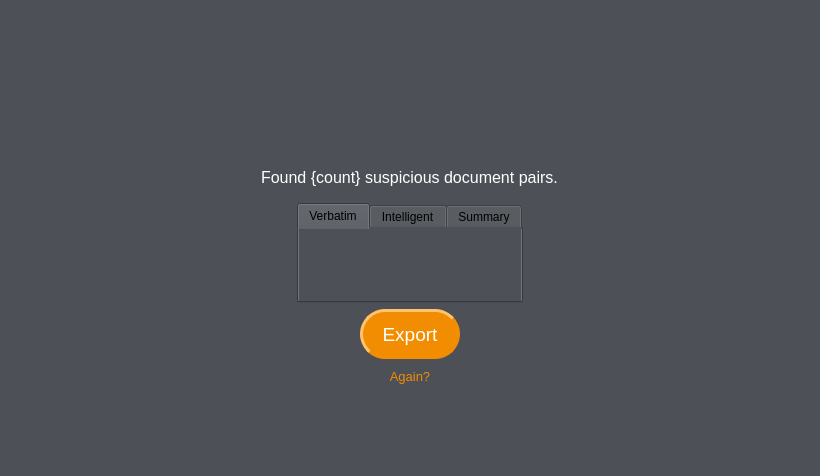
<?xml version="1.0" encoding="UTF-8"?>
<ui version="4.0">
    <class>results_widget</class>
    <widget class="QWidget" name="results_widget">
        <property name="geometry">
            <rect>
                <x>0</x>
                <y>0</y>
                <width>820</width>
                <height>476</height>
            </rect>
        </property>
        <property name="windowTitle">
            <string>Form</string>
        </property>
        <property name="styleSheet">
            <string notr="true">background-color: rgb(77, 80, 87);</string>
        </property>
        <layout class="QVBoxLayout" name="verticalLayout">
            <item>
                <spacer name="top_spacer">
                    <property name="orientation">
                        <enum>Qt::Vertical</enum>
                    </property>
                    <property name="sizeHint" stdset="0">
                        <size>
                            <width>20</width>
                            <height>40</height>
                        </size>
                    </property>
                </spacer>
            </item>
            <item alignment="Qt::AlignHCenter">
                <widget class="QLabel" name="logo_label">
                    <property name="sizePolicy">
                        <sizepolicy hsizetype="Expanding" vsizetype="Fixed">
                            <horstretch>0</horstretch>
                            <verstretch>0</verstretch>
                        </sizepolicy>
                    </property>
                    <property name="minimumSize">
                        <size>
                            <width>0</width>
                            <height>43</height>
                        </size>
                    </property>
                    <property name="maximumSize">
                        <size>
                            <width>16777215</width>
                            <height>16777215</height>
                        </size>
                    </property>
                    <property name="text">
                        <string>&lt;html&gt;&lt;head/&gt;&lt;body&gt;&lt;p align=&quot;center&quot;&gt;&lt;img src=&quot;:/logo.png&quot;/&gt;&lt;/p&gt;&lt;/body&gt;&lt;/html&gt;</string>
                    </property>
                </widget>
            </item>
            <item>
                <spacer name="logo_heading_spacer">
                    <property name="orientation">
                        <enum>Qt::Vertical</enum>
                    </property>
                    <property name="sizeType">
                        <enum>QSizePolicy::Fixed</enum>
                    </property>
                    <property name="sizeHint" stdset="0">
                        <size>
                            <width>20</width>
                            <height>30</height>
                        </size>
                    </property>
                </spacer>
            </item>
            <item alignment="Qt::AlignHCenter">
                <widget class="QLabel" name="doc_pairs_label">
                    <property name="styleSheet">
                        <string notr="true">color: rgb(255, 255, 255);
                            font-size: 12pt;
                            margin-bottom: 10;
                        </string>
                    </property>
                    <property name="text">
                        <string>Found {count} suspicious document pairs.</string>
                    </property>
                </widget>
            </item>
            <item alignment="Qt::AlignHCenter">
                <widget class="QTabWidget" name="doc_pair_tabs">
                    <property name="minimumSize">
                        <size>
                            <width>220</width>
                            <height>0</height>
                        </size>
                    </property>
                    <property name="currentIndex">
                        <number>0</number>
                    </property>
                    <widget class="QWidget" name="verbatim_tab">
                        <attribute name="title">
                            <string>Verbatim</string>
                        </attribute>
                        <layout class="QVBoxLayout" name="verticalLayout_2">
                            <property name="spacing">
                                <number>0</number>
                            </property>
                            <property name="leftMargin">
                                <number>1</number>
                            </property>
                            <property name="topMargin">
                                <number>1</number>
                            </property>
                            <property name="rightMargin">
                                <number>1</number>
                            </property>
                            <property name="bottomMargin">
                                <number>1</number>
                            </property>
                            <item>
                                <widget class="QTableView" name="verbatim_results">
                                    <property name="minimumSize">
                                        <size>
                                            <width>0</width>
                                            <height>0</height>
                                        </size>
                                    </property>
                                    <property name="palette">
                                        <palette>
                                            <active>
                                                <colorrole role="Button">
                                                    <brush brushstyle="SolidPattern">
                                                        <color alpha="255">
                                                            <red>77</red>
                                                            <green>80</green>
                                                            <blue>87</blue>
                                                        </color>
                                                    </brush>
                                                </colorrole>
                                                <colorrole role="Base">
                                                    <brush brushstyle="SolidPattern">
                                                        <color alpha="255">
                                                            <red>77</red>
                                                            <green>80</green>
                                                            <blue>87</blue>
                                                        </color>
                                                    </brush>
                                                </colorrole>
                                                <colorrole role="Window">
                                                    <brush brushstyle="SolidPattern">
                                                        <color alpha="255">
                                                            <red>77</red>
                                                            <green>80</green>
                                                            <blue>87</blue>
                                                        </color>
                                                    </brush>
                                                </colorrole>
                                                <colorrole role="Highlight">
                                                    <brush brushstyle="SolidPattern">
                                                        <color alpha="255">
                                                            <red>109</red>
                                                            <green>119</green>
                                                            <blue>130</blue>
                                                        </color>
                                                    </brush>
                                                </colorrole>
                                                <colorrole role="HighlightedText">
                                                    <brush brushstyle="SolidPattern">
                                                        <color alpha="255">
                                                            <red>0</red>
                                                            <green>0</green>
                                                            <blue>0</blue>
                                                        </color>
                                                    </brush>
                                                </colorrole>
                                            </active>
                                            <inactive>
                                                <colorrole role="Button">
                                                    <brush brushstyle="SolidPattern">
                                                        <color alpha="255">
                                                            <red>77</red>
                                                            <green>80</green>
                                                            <blue>87</blue>
                                                        </color>
                                                    </brush>
                                                </colorrole>
                                                <colorrole role="Base">
                                                    <brush brushstyle="SolidPattern">
                                                        <color alpha="255">
                                                            <red>77</red>
                                                            <green>80</green>
                                                            <blue>87</blue>
                                                        </color>
                                                    </brush>
                                                </colorrole>
                                                <colorrole role="Window">
                                                    <brush brushstyle="SolidPattern">
                                                        <color alpha="255">
                                                            <red>77</red>
                                                            <green>80</green>
                                                            <blue>87</blue>
                                                        </color>
                                                    </brush>
                                                </colorrole>
                                                <colorrole role="Highlight">
                                                    <brush brushstyle="SolidPattern">
                                                        <color alpha="255">
                                                            <red>109</red>
                                                            <green>119</green>
                                                            <blue>130</blue>
                                                        </color>
                                                    </brush>
                                                </colorrole>
                                                <colorrole role="HighlightedText">
                                                    <brush brushstyle="SolidPattern">
                                                        <color alpha="255">
                                                            <red>0</red>
                                                            <green>0</green>
                                                            <blue>0</blue>
                                                        </color>
                                                    </brush>
                                                </colorrole>
                                            </inactive>
                                            <disabled>
                                                <colorrole role="Button">
                                                    <brush brushstyle="SolidPattern">
                                                        <color alpha="255">
                                                            <red>77</red>
                                                            <green>80</green>
                                                            <blue>87</blue>
                                                        </color>
                                                    </brush>
                                                </colorrole>
                                                <colorrole role="Base">
                                                    <brush brushstyle="SolidPattern">
                                                        <color alpha="255">
                                                            <red>77</red>
                                                            <green>80</green>
                                                            <blue>87</blue>
                                                        </color>
                                                    </brush>
                                                </colorrole>
                                                <colorrole role="Window">
                                                    <brush brushstyle="SolidPattern">
                                                        <color alpha="255">
                                                            <red>77</red>
                                                            <green>80</green>
                                                            <blue>87</blue>
                                                        </color>
                                                    </brush>
                                                </colorrole>
                                                <colorrole role="Highlight">
                                                    <brush brushstyle="SolidPattern">
                                                        <color alpha="255">
                                                            <red>0</red>
                                                            <green>120</green>
                                                            <blue>215</blue>
                                                        </color>
                                                    </brush>
                                                </colorrole>
                                                <colorrole role="HighlightedText">
                                                    <brush brushstyle="SolidPattern">
                                                        <color alpha="255">
                                                            <red>0</red>
                                                            <green>0</green>
                                                            <blue>0</blue>
                                                        </color>
                                                    </brush>
                                                </colorrole>
                                            </disabled>
                                        </palette>
                                    </property>
                                    <property name="frameShape">
                                        <enum>QFrame::NoFrame</enum>
                                    </property>
                                    <property name="verticalScrollBarPolicy">
                                        <enum>Qt::ScrollBarAsNeeded</enum>
                                    </property>
                                    <property name="horizontalScrollBarPolicy">
                                        <enum>Qt::ScrollBarAsNeeded</enum>
                                    </property>
                                    <property name="sizeAdjustPolicy">
                                        <enum>QAbstractScrollArea::AdjustToContents</enum>
                                    </property>
                                    <property name="editTriggers">
                                        <set>QAbstractItemView::NoEditTriggers</set>
                                    </property>
                                    <property name="tabKeyNavigation">
                                        <bool>true</bool>
                                    </property>
                                    <property name="selectionMode">
                                        <enum>QAbstractItemView::SingleSelection</enum>
                                    </property>
                                    <property name="selectionBehavior">
                                        <enum>QAbstractItemView::SelectRows</enum>
                                    </property>
                                    <attribute name="horizontalHeaderStretchLastSection">
                                        <bool>true</bool>
                                    </attribute>
                                    <attribute name="verticalHeaderVisible">
                                        <bool>false</bool>
                                    </attribute>
                                </widget>
                            </item>
                        </layout>
                    </widget>
                    <widget class="QWidget" name="intelligent_tab">
                        <attribute name="title">
                            <string>Intelligent</string>
                        </attribute>
                        <layout class="QVBoxLayout" name="verticalLayout_3">
                            <property name="leftMargin">
                                <number>1</number>
                            </property>
                            <property name="topMargin">
                                <number>1</number>
                            </property>
                            <property name="rightMargin">
                                <number>1</number>
                            </property>
                            <property name="bottomMargin">
                                <number>1</number>
                            </property>
                            <item>
                                <widget class="QTableView" name="intelligent_results">
                                    <property name="minimumSize">
                                        <size>
                                            <width>220</width>
                                            <height>0</height>
                                        </size>
                                    </property>
                                    <property name="palette">
                                        <palette>
                                            <active>
                                                <colorrole role="Button">
                                                    <brush brushstyle="SolidPattern">
                                                        <color alpha="255">
                                                            <red>77</red>
                                                            <green>80</green>
                                                            <blue>87</blue>
                                                        </color>
                                                    </brush>
                                                </colorrole>
                                                <colorrole role="Base">
                                                    <brush brushstyle="SolidPattern">
                                                        <color alpha="255">
                                                            <red>77</red>
                                                            <green>80</green>
                                                            <blue>87</blue>
                                                        </color>
                                                    </brush>
                                                </colorrole>
                                                <colorrole role="Window">
                                                    <brush brushstyle="SolidPattern">
                                                        <color alpha="255">
                                                            <red>77</red>
                                                            <green>80</green>
                                                            <blue>87</blue>
                                                        </color>
                                                    </brush>
                                                </colorrole>
                                                <colorrole role="Highlight">
                                                    <brush brushstyle="SolidPattern">
                                                        <color alpha="255">
                                                            <red>109</red>
                                                            <green>119</green>
                                                            <blue>130</blue>
                                                        </color>
                                                    </brush>
                                                </colorrole>
                                                <colorrole role="HighlightedText">
                                                    <brush brushstyle="SolidPattern">
                                                        <color alpha="255">
                                                            <red>0</red>
                                                            <green>0</green>
                                                            <blue>0</blue>
                                                        </color>
                                                    </brush>
                                                </colorrole>
                                            </active>
                                            <inactive>
                                                <colorrole role="Button">
                                                    <brush brushstyle="SolidPattern">
                                                        <color alpha="255">
                                                            <red>77</red>
                                                            <green>80</green>
                                                            <blue>87</blue>
                                                        </color>
                                                    </brush>
                                                </colorrole>
                                                <colorrole role="Base">
                                                    <brush brushstyle="SolidPattern">
                                                        <color alpha="255">
                                                            <red>77</red>
                                                            <green>80</green>
                                                            <blue>87</blue>
                                                        </color>
                                                    </brush>
                                                </colorrole>
                                                <colorrole role="Window">
                                                    <brush brushstyle="SolidPattern">
                                                        <color alpha="255">
                                                            <red>77</red>
                                                            <green>80</green>
                                                            <blue>87</blue>
                                                        </color>
                                                    </brush>
                                                </colorrole>
                                                <colorrole role="Highlight">
                                                    <brush brushstyle="SolidPattern">
                                                        <color alpha="255">
                                                            <red>109</red>
                                                            <green>119</green>
                                                            <blue>130</blue>
                                                        </color>
                                                    </brush>
                                                </colorrole>
                                                <colorrole role="HighlightedText">
                                                    <brush brushstyle="SolidPattern">
                                                        <color alpha="255">
                                                            <red>0</red>
                                                            <green>0</green>
                                                            <blue>0</blue>
                                                        </color>
                                                    </brush>
                                                </colorrole>
                                            </inactive>
                                            <disabled>
                                                <colorrole role="Button">
                                                    <brush brushstyle="SolidPattern">
                                                        <color alpha="255">
                                                            <red>77</red>
                                                            <green>80</green>
                                                            <blue>87</blue>
                                                        </color>
                                                    </brush>
                                                </colorrole>
                                                <colorrole role="Base">
                                                    <brush brushstyle="SolidPattern">
                                                        <color alpha="255">
                                                            <red>77</red>
                                                            <green>80</green>
                                                            <blue>87</blue>
                                                        </color>
                                                    </brush>
                                                </colorrole>
                                                <colorrole role="Window">
                                                    <brush brushstyle="SolidPattern">
                                                        <color alpha="255">
                                                            <red>77</red>
                                                            <green>80</green>
                                                            <blue>87</blue>
                                                        </color>
                                                    </brush>
                                                </colorrole>
                                                <colorrole role="Highlight">
                                                    <brush brushstyle="SolidPattern">
                                                        <color alpha="255">
                                                            <red>0</red>
                                                            <green>120</green>
                                                            <blue>215</blue>
                                                        </color>
                                                    </brush>
                                                </colorrole>
                                                <colorrole role="HighlightedText">
                                                    <brush brushstyle="SolidPattern">
                                                        <color alpha="255">
                                                            <red>0</red>
                                                            <green>0</green>
                                                            <blue>0</blue>
                                                        </color>
                                                    </brush>
                                                </colorrole>
                                            </disabled>
                                        </palette>
                                    </property>
                                    <property name="frameShape">
                                        <enum>QFrame::NoFrame</enum>
                                    </property>
                                    <property name="verticalScrollBarPolicy">
                                        <enum>Qt::ScrollBarAsNeeded</enum>
                                    </property>
                                    <property name="horizontalScrollBarPolicy">
                                        <enum>Qt::ScrollBarAsNeeded</enum>
                                    </property>
                                    <property name="sizeAdjustPolicy">
                                        <enum>QAbstractScrollArea::AdjustToContents</enum>
                                    </property>
                                    <property name="editTriggers">
                                        <set>QAbstractItemView::NoEditTriggers</set>
                                    </property>
                                    <property name="tabKeyNavigation">
                                        <bool>true</bool>
                                    </property>
                                    <property name="selectionMode">
                                        <enum>QAbstractItemView::SingleSelection</enum>
                                    </property>
                                    <property name="selectionBehavior">
                                        <enum>QAbstractItemView::SelectRows</enum>
                                    </property>
                                    <attribute name="horizontalHeaderStretchLastSection">
                                        <bool>true</bool>
                                    </attribute>
                                    <attribute name="verticalHeaderVisible">
                                        <bool>false</bool>
                                    </attribute>
                                </widget>
                            </item>
                        </layout>
                    </widget>
                    <widget class="QWidget" name="summary_tab">
                        <attribute name="title">
                            <string>Summary</string>
                        </attribute>
                        <layout class="QVBoxLayout" name="verticalLayout_4">
                            <property name="leftMargin">
                                <number>1</number>
                            </property>
                            <property name="topMargin">
                                <number>1</number>
                            </property>
                            <property name="rightMargin">
                                <number>1</number>
                            </property>
                            <property name="bottomMargin">
                                <number>1</number>
                            </property>
                            <item>
                                <widget class="QTableView" name="summary_results">
                                    <property name="minimumSize">
                                        <size>
                                            <width>220</width>
                                            <height>0</height>
                                        </size>
                                    </property>
                                    <property name="palette">
                                        <palette>
                                            <active>
                                                <colorrole role="Button">
                                                    <brush brushstyle="SolidPattern">
                                                        <color alpha="255">
                                                            <red>77</red>
                                                            <green>80</green>
                                                            <blue>87</blue>
                                                        </color>
                                                    </brush>
                                                </colorrole>
                                                <colorrole role="Base">
                                                    <brush brushstyle="SolidPattern">
                                                        <color alpha="255">
                                                            <red>77</red>
                                                            <green>80</green>
                                                            <blue>87</blue>
                                                        </color>
                                                    </brush>
                                                </colorrole>
                                                <colorrole role="Window">
                                                    <brush brushstyle="SolidPattern">
                                                        <color alpha="255">
                                                            <red>77</red>
                                                            <green>80</green>
                                                            <blue>87</blue>
                                                        </color>
                                                    </brush>
                                                </colorrole>
                                                <colorrole role="Highlight">
                                                    <brush brushstyle="SolidPattern">
                                                        <color alpha="255">
                                                            <red>109</red>
                                                            <green>119</green>
                                                            <blue>130</blue>
                                                        </color>
                                                    </brush>
                                                </colorrole>
                                                <colorrole role="HighlightedText">
                                                    <brush brushstyle="SolidPattern">
                                                        <color alpha="255">
                                                            <red>0</red>
                                                            <green>0</green>
                                                            <blue>0</blue>
                                                        </color>
                                                    </brush>
                                                </colorrole>
                                            </active>
                                            <inactive>
                                                <colorrole role="Button">
                                                    <brush brushstyle="SolidPattern">
                                                        <color alpha="255">
                                                            <red>77</red>
                                                            <green>80</green>
                                                            <blue>87</blue>
                                                        </color>
                                                    </brush>
                                                </colorrole>
                                                <colorrole role="Base">
                                                    <brush brushstyle="SolidPattern">
                                                        <color alpha="255">
                                                            <red>77</red>
                                                            <green>80</green>
                                                            <blue>87</blue>
                                                        </color>
                                                    </brush>
                                                </colorrole>
                                                <colorrole role="Window">
                                                    <brush brushstyle="SolidPattern">
                                                        <color alpha="255">
                                                            <red>77</red>
                                                            <green>80</green>
                                                            <blue>87</blue>
                                                        </color>
                                                    </brush>
                                                </colorrole>
                                                <colorrole role="Highlight">
                                                    <brush brushstyle="SolidPattern">
                                                        <color alpha="255">
                                                            <red>109</red>
                                                            <green>119</green>
                                                            <blue>130</blue>
                                                        </color>
                                                    </brush>
                                                </colorrole>
                                                <colorrole role="HighlightedText">
                                                    <brush brushstyle="SolidPattern">
                                                        <color alpha="255">
                                                            <red>0</red>
                                                            <green>0</green>
                                                            <blue>0</blue>
                                                        </color>
                                                    </brush>
                                                </colorrole>
                                            </inactive>
                                            <disabled>
                                                <colorrole role="Button">
                                                    <brush brushstyle="SolidPattern">
                                                        <color alpha="255">
                                                            <red>77</red>
                                                            <green>80</green>
                                                            <blue>87</blue>
                                                        </color>
                                                    </brush>
                                                </colorrole>
                                                <colorrole role="Base">
                                                    <brush brushstyle="SolidPattern">
                                                        <color alpha="255">
                                                            <red>77</red>
                                                            <green>80</green>
                                                            <blue>87</blue>
                                                        </color>
                                                    </brush>
                                                </colorrole>
                                                <colorrole role="Window">
                                                    <brush brushstyle="SolidPattern">
                                                        <color alpha="255">
                                                            <red>77</red>
                                                            <green>80</green>
                                                            <blue>87</blue>
                                                        </color>
                                                    </brush>
                                                </colorrole>
                                                <colorrole role="Highlight">
                                                    <brush brushstyle="SolidPattern">
                                                        <color alpha="255">
                                                            <red>0</red>
                                                            <green>120</green>
                                                            <blue>215</blue>
                                                        </color>
                                                    </brush>
                                                </colorrole>
                                                <colorrole role="HighlightedText">
                                                    <brush brushstyle="SolidPattern">
                                                        <color alpha="255">
                                                            <red>0</red>
                                                            <green>0</green>
                                                            <blue>0</blue>
                                                        </color>
                                                    </brush>
                                                </colorrole>
                                            </disabled>
                                        </palette>
                                    </property>
                                    <property name="frameShape">
                                        <enum>QFrame::NoFrame</enum>
                                    </property>
                                    <property name="verticalScrollBarPolicy">
                                        <enum>Qt::ScrollBarAsNeeded</enum>
                                    </property>
                                    <property name="horizontalScrollBarPolicy">
                                        <enum>Qt::ScrollBarAsNeeded</enum>
                                    </property>
                                    <property name="sizeAdjustPolicy">
                                        <enum>QAbstractScrollArea::AdjustToContents</enum>
                                    </property>
                                    <property name="editTriggers">
                                        <set>QAbstractItemView::NoEditTriggers</set>
                                    </property>
                                    <property name="tabKeyNavigation">
                                        <bool>true</bool>
                                    </property>
                                    <property name="selectionMode">
                                        <enum>QAbstractItemView::SingleSelection</enum>
                                    </property>
                                    <property name="selectionBehavior">
                                        <enum>QAbstractItemView::SelectRows</enum>
                                    </property>
                                    <attribute name="horizontalHeaderStretchLastSection">
                                        <bool>true</bool>
                                    </attribute>
                                    <attribute name="verticalHeaderVisible">
                                        <bool>false</bool>
                                    </attribute>
                                </widget>
                            </item>
                        </layout>
                    </widget>
                </widget>
            </item>
            <item alignment="Qt::AlignHCenter">
                <widget class="QPushButton" name="export_button">
                    <property name="minimumSize">
                        <size>
                            <width>100</width>
                            <height>50</height>
                        </size>
                    </property>
                    <property name="toolTip">
                        <string>Export all matches as JSON reports.</string>
                    </property>
                    <property name="styleSheet">
                        <string notr="true">QPushButton {
                            font-size: 14pt;
                            border-radius: 25px;
                            border: 3px solid rgb(242, 141, 1);
                            border-style: outset;
                            color: rgb(255, 255, 255);
                            }

                            :enabled {
                            background-color: rgb(242, 141, 1);
                            }

                            :hover{
                            background-color: #b56900;
                            border-color: #b56900;
                            }

                            :pressed {
                            border-style: inset;
                            }
                        </string>
                    </property>
                    <property name="text">
                        <string>Export</string>
                    </property>
                </widget>
            </item>
            <item alignment="Qt::AlignHCenter">
                <widget class="QPushButton" name="again_button_res">
                    <property name="sizePolicy">
                        <sizepolicy hsizetype="Preferred" vsizetype="Preferred">
                            <horstretch>0</horstretch>
                            <verstretch>0</verstretch>
                        </sizepolicy>
                    </property>
                    <property name="font">
                        <font>
                            <pointsize>10</pointsize>
                        </font>
                    </property>
                    <property name="styleSheet">
                        <string notr="true">QPushButton {
                            color: #f28d01;
                            }

                            :hover{
                            color: #b56900;
                            }
                        </string>
                    </property>
                    <property name="text">
                        <string>Again?</string>
                    </property>
                    <property name="flat">
                        <bool>true</bool>
                    </property>
                </widget>
            </item>
            <item>
                <spacer name="again_bottom_spacer_res">
                    <property name="orientation">
                        <enum>Qt::Vertical</enum>
                    </property>
                    <property name="sizeHint" stdset="0">
                        <size>
                            <width>20</width>
                            <height>40</height>
                        </size>
                    </property>
                </spacer>
            </item>
        </layout>
    </widget>
    <resources>
        <include location="../res/resources.qrc"/>
    </resources>
    <connections/>
</ui>
